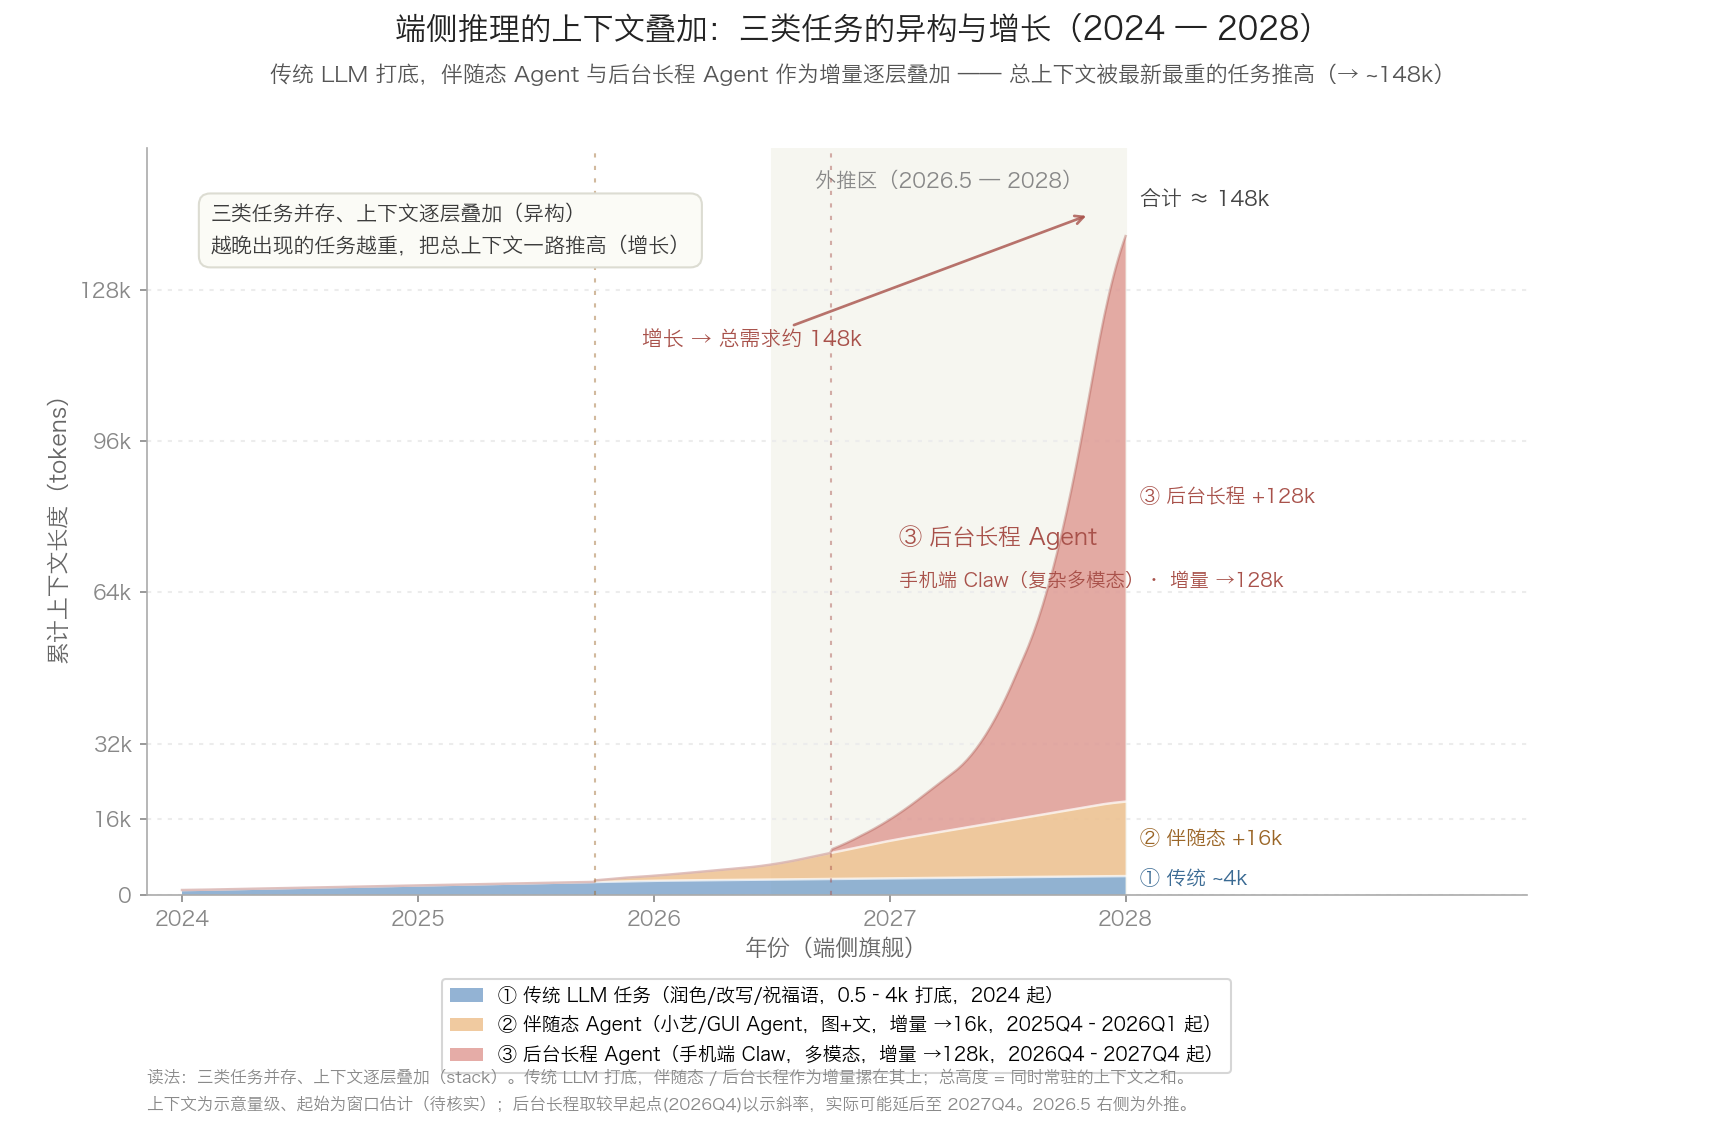

Write the Python code that produced this figure.
#!/usr/bin/env python3
# -*- coding: utf-8 -*-
"""
绘制「端侧三类任务的上下文叠加」图（agent-era-context-growth.svg）：
横轴年份(2024–2028)、纵轴累计上下文长度(tokens)，用**堆叠区域**描述三类端侧推理
任务的上下文需求如何逐层叠加，凸显两个负载特征 —— 异构(三类并存、各占一层) 与
增长(越晚出现的任务越重，把总上下文一路推高)。是母图「剪刀差」里激进需求线的微观来源。

三层（自下而上叠加）：
  ① 传统 LLM 任务    —— 文字润色/改写/祝福语等单点小颗粒；0.5k→4k；2024 起；打底
  ② 伴随态 Agent     —— 小艺伴随态 AI / GUI Agent，输入图+文；增量 →16k；2025Q4–2026Q1 起
  ③ 后台长程 Agent   —— 手机端 Claw，复杂多模态；增量 →128k；2026Q4–2027Q4 起
总高度 = 三层之和（同时常驻的上下文之和），2028 年约 ~148k。

运行:
    pip install matplotlib numpy
    python agent-era-context-growth.py
输出: 脚本所在目录下 agent-era-context-growth.png / .svg

数字说明: 上下文长度与起始时间均为**示意量级 / 窗口估计（待核实）**，用于刻画趋势而非
精确测量；后台长程 Agent 取较早起点(2026Q4)以展示其增长斜率，实际可能延后至 2027Q4。
中文字体: rcParams 已把本机 matplotlib 实际识别到的简体字体前置；若显示成方块，把系统
中文字体名加到 font.sans-serif 最前面（macOS 一般 'Hiragino Sans GB'，Windows 'Microsoft YaHei'）。
"""

import os
import numpy as np
import matplotlib
import matplotlib.pyplot as plt
from matplotlib.patches import Patch
from matplotlib.ticker import FixedLocator, FixedFormatter

# ---------------------------------------------------------------- 字体 / 全局样式
matplotlib.rcParams["font.sans-serif"] = [
    # 先放本机 matplotlib 实际识别到的简体中文字体（macOS），再接跨平台回退链
    "Hiragino Sans GB", "STHeiti", "Heiti TC", "Arial Unicode MS", "PingFang HK",
    "Microsoft YaHei", "SimHei", "PingFang SC", "Noto Sans CJK SC",
    "Source Han Sans SC", "WenQuanYi Zen Hei", "sans-serif",
]
matplotlib.rcParams["axes.unicode_minus"] = False
matplotlib.rcParams["svg.fonttype"] = "none"        # SVG 里保留文字（不转路径），可后期编辑

# ---------------------------------------------------------------- 配色（略降饱和，偏柔）
C1      = "#7ba3cb"   # 传统 LLM（柔蓝，打底）
C2      = "#edbd88"   # 伴随态 Agent（柔橙）
C3      = "#dd928b"   # 后台长程 Agent（柔珊瑚红）
C1D     = "#3a6a93"   # 深一档，用于字
C2D     = "#9a6526"
C3D     = "#a8514a"
C_PROJ  = "#f6f6f0"   # 外推区底色
C_TXT   = "#3a3a3a"
C_MUTED = "#888888"

# ---------------------------------------------------------------- 三层增量（共用细网格），单位 k tokens
xx = np.linspace(2024.0, 2028.0, 400)


def smooth(y, win=25):
    """轻度滑动平均：软化插值折角与起始拐点，让边界更柔。"""
    yp = np.pad(y, (win // 2, win // 2), mode="edge")
    return np.convolve(yp, np.ones(win) / win, mode="valid")[:len(y)]


base = np.interp(xx, [2024, 2025, 2026, 2027, 2028], [1.0, 2.0, 3.0, 3.5, 4.0])     # ① 传统：0.5→4k 打底
inc2 = np.interp(xx, [2025.75, 2026, 2026.5, 2027, 2027.5, 2028],
                 [0.5, 1, 3, 8, 12, 16])                                            # ② 伴随态增量 →16k
inc3 = np.interp(xx, [2026.75, 2027, 2027.4, 2027.7, 2028],
                 [0.5, 4, 16, 48, 128])                                            # ③ 后台长程增量 →128k

base_s = smooth(base)
inc2_s = np.where(xx < 2025.75, 0.0, smooth(np.where(xx < 2025.75, 0.0, inc2)))     # 起始前为 0，软化后再夹回
inc3_s = np.where(xx < 2026.75, 0.0, smooth(np.where(xx < 2026.75, 0.0, inc3)))
cum = np.cumsum(np.vstack([base_s, inc2_s, inc3_s]), axis=0)                        # 各层累计上沿

# ---------------------------------------------------------------- 画布
fig = plt.figure(figsize=(11.5, 7.6))
ax = fig.add_axes([0.085, 0.215, 0.80, 0.655])

# 外推区底色（最底层）
PROJ_START = 2026.5
ax.axvspan(PROJ_START, 2028.0, color=C_PROJ, zorder=0)
ax.text((PROJ_START + 2028.0) / 2, 153, "外推区（2026.5 — 2028）",
        ha="center", va="top", fontsize=10, color=C_MUTED, zorder=1)

# 网格（数据之下）
ax.set_axisbelow(True)
ax.grid(axis="y", linestyle=(0, (2, 3)), color="#ececec", linewidth=1)

# ---------------------------------------------------------------- 堆叠区域（自下而上：传统 → 伴随态 → 后台长程）
polys = ax.stackplot(xx, base_s, inc2_s, inc3_s, colors=[C1, C2, C3], zorder=2)
for p, a in zip(polys, [0.82, 0.80, 0.76]):
    p.set_alpha(a)

# 层间细白分隔线 + 极淡顶沿（柔，不要硬描边）
ax.plot(xx, cum[0], color="white", linewidth=1.2, alpha=0.7, zorder=3)
ax.plot(xx, cum[1], color="white", linewidth=1.2, alpha=0.7, zorder=3)
ax.plot(xx, cum[2], color=C3D, linewidth=1.2, alpha=0.35, zorder=3)

# 起始竖向软标记（柔虚线）
ax.axvline(2025.75, color=C2D, linewidth=1.0, linestyle=(0, (2, 4)), alpha=0.45, zorder=4)
ax.axvline(2026.75, color=C3D, linewidth=1.0, linestyle=(0, (2, 4)), alpha=0.45, zorder=4)

# ---------------------------------------------------------------- 阅读提示框（左上空白区）：异构 + 叠加 + 增长
note = ("三类任务并存、上下文逐层叠加（异构）\n"
        "越晚出现的任务越重，把总上下文一路推高（增长）")
ax.text(2024.12, 146, note, fontsize=10, va="top", ha="left", color=C_TXT, linespacing=1.6,
        bbox=dict(boxstyle="round,pad=0.55", facecolor="#fbfbf6", edgecolor="#dcdcd2"), zorder=8)

# 大色块内联标注（红层够厚，直接写在里面）
ax.text(2027.04, 74, "③ 后台长程 Agent", fontsize=11, fontweight="bold", color=C3D, zorder=8)
ax.text(2027.04, 65, "手机端 Claw（复杂多模态）· 增量 →128k", fontsize=9.3, color=C3D, zorder=8)

# 增长箭注（指向总上沿的陡升段）
ax.annotate("增长 → 总需求约 148k", xy=(2027.85, 144), xytext=(2025.95, 116),
            fontsize=10, fontweight="bold", color=C3D, zorder=9,
            arrowprops=dict(arrowstyle="->", color=C3D, linewidth=1.3, alpha=0.8))

# ---------------------------------------------------------------- 右侧端点：各层贡献 + 合计
ax.text(2028.06, 3.5, "① 传统 ~4k", fontsize=9.5, color=C1D, va="center", fontweight="bold")
ax.text(2028.06, 12, "② 伴随态 +16k", fontsize=9.5, color=C2D, va="center", fontweight="bold")
ax.text(2028.06, 84, "③ 后台长程 +128k", fontsize=9.5, color=C3D, va="center", fontweight="bold")
ax.text(2028.06, 147, "合计 ≈ 148k", fontsize=10, color="#444", va="center", fontweight="bold")

# ---------------------------------------------------------------- 坐标轴（线性，单位 k tokens）
ax.set_xlim(2023.85, 2029.7)
ax.set_ylim(0, 158)
ax.set_xticks([2024, 2025, 2026, 2027, 2028])
ax.set_xticklabels([2024, 2025, 2026, 2027, 2028])
ax.yaxis.set_major_locator(FixedLocator([0, 16, 32, 64, 96, 128]))
ax.yaxis.set_major_formatter(FixedFormatter(["0", "16k", "32k", "64k", "96k", "128k"]))
ax.set_xlabel("年份（端侧旗舰）", fontsize=11, color="#666")
ax.set_ylabel("累计上下文长度（tokens）", fontsize=11, color="#666")
ax.tick_params(colors=C_MUTED)
for side in ("top", "right"):
    ax.spines[side].set_visible(False)
for side in ("left", "bottom"):
    ax.spines[side].set_color("#aaa")

# ---------------------------------------------------------------- 标题 / 副标题
fig.text(0.5, 0.965, "端侧推理的上下文叠加：三类任务的异构与增长（2024 — 2028）",
         ha="center", fontsize=15, fontweight="bold", color="#222")
fig.text(0.5, 0.928,
         "传统 LLM 打底，伴随态 Agent 与后台长程 Agent 作为增量逐层叠加 —— "
         "总上下文被最新最重的任务推高（→ ~148k）",
         ha="center", fontsize=10.5, color="#555")

# ---------------------------------------------------------------- 图例（坐标轴下方）
handles = [
    Patch(facecolor=C1, alpha=0.82, label="① 传统 LLM 任务（润色/改写/祝福语，0.5–4k 打底，2024 起）"),
    Patch(facecolor=C2, alpha=0.80, label="② 伴随态 Agent（小艺/GUI Agent，图+文，增量 →16k，2025Q4–2026Q1 起）"),
    Patch(facecolor=C3, alpha=0.76, label="③ 后台长程 Agent（手机端 Claw，多模态，增量 →128k，2026Q4–2027Q4 起）"),
]
ax.legend(handles=handles, loc="upper center", bbox_to_anchor=(0.5, -0.10),
          ncol=1, frameon=True, fontsize=9, handlelength=1.8)

# ---------------------------------------------------------------- 脚注
fig.text(0.085, 0.050,
         "读法：三类任务并存、上下文逐层叠加（stack）。传统 LLM 打底，伴随态 / 后台长程作为增量摞在其上；"
         "总高度 = 同时常驻的上下文之和。",
         fontsize=8, color=C_MUTED)
fig.text(0.085, 0.026,
         "上下文为示意量级、起始为窗口估计（待核实）；后台长程取较早起点(2026Q4)以示斜率，"
         "实际可能延后至 2027Q4。2026.5 右侧为外推。",
         fontsize=8, color=C_MUTED)

# ---------------------------------------------------------------- 输出（写到脚本所在目录）
HERE = os.path.dirname(os.path.abspath(__file__))
fig.savefig(os.path.join(HERE, "agent-era-context-growth.png"), dpi=150)
fig.savefig(os.path.join(HERE, "agent-era-context-growth.svg"))
print("已输出 agent-era-context-growth.png / .svg ->", HERE)
# plt.show()
